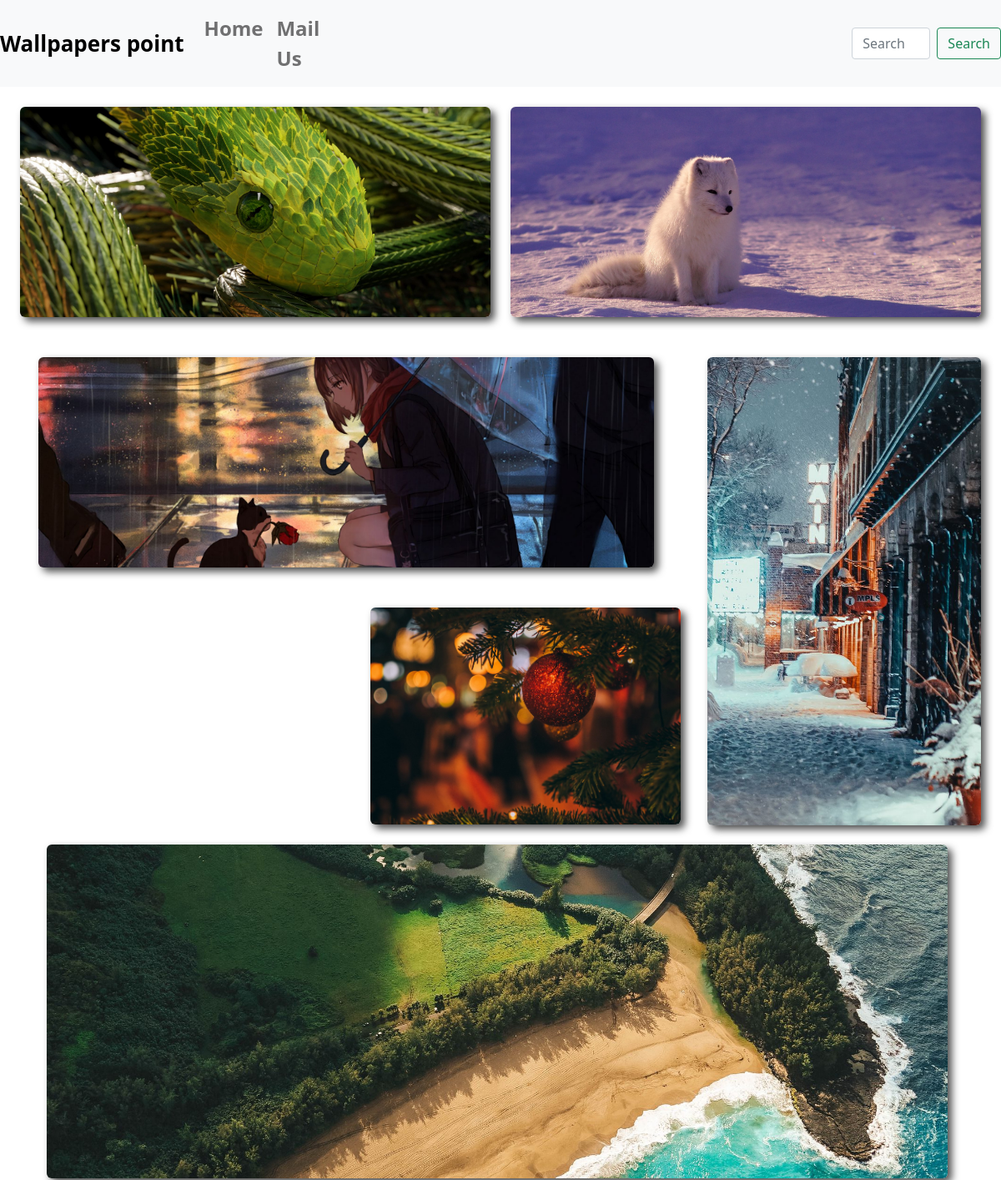
/home/ (upper part), run on an earlier commit of the app's database.
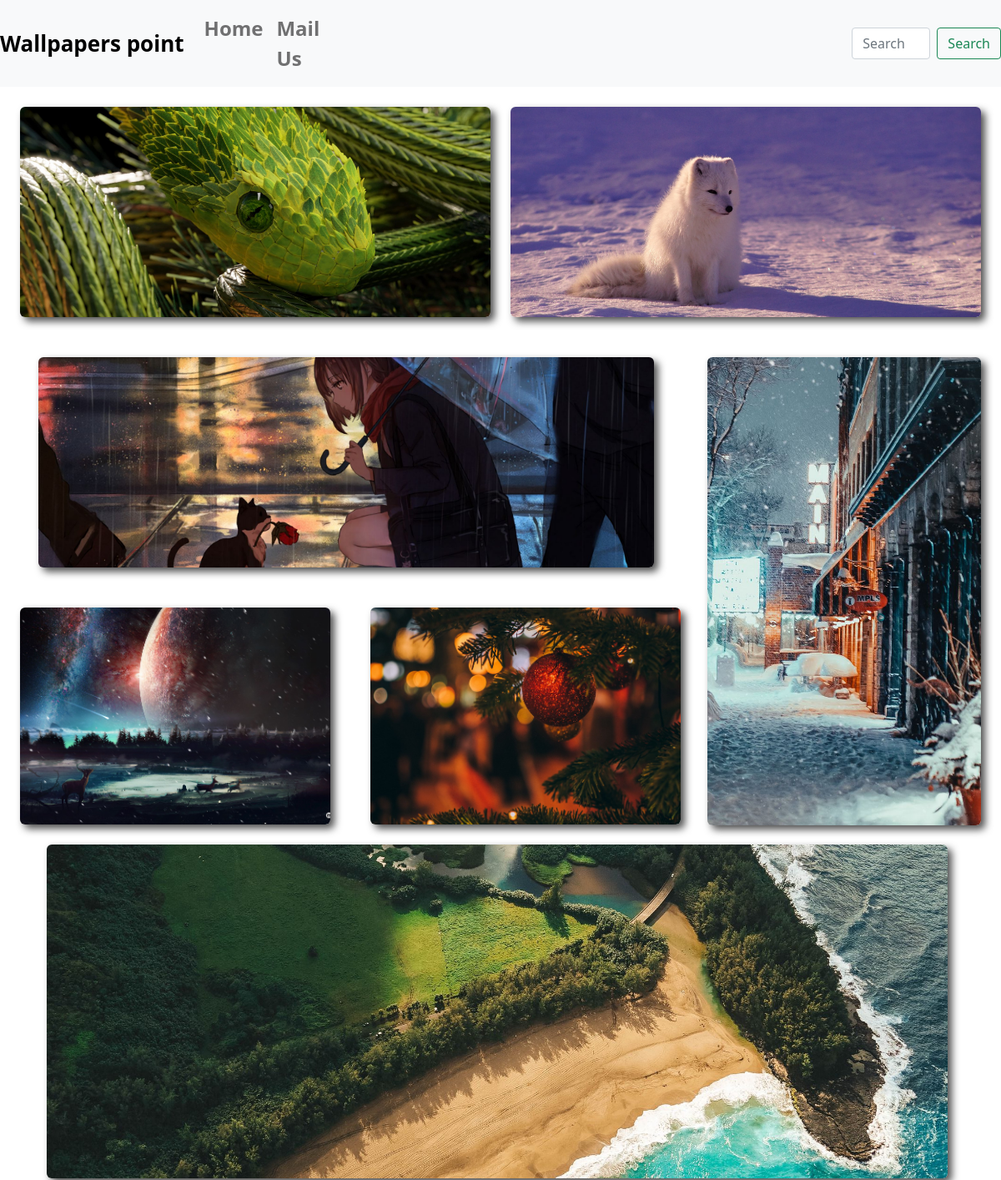
And on a later commit of the database.
### wallpapers/models.py (models this page shows, shortened)
class Wallpapers(models.Model):
    category = models.ForeignKey(
        Category, on_delete=models.SET_NULL, null=True, blank=True)
    title = models.CharField(max_length=100)
    image = models.ImageField(upload_to="wallpapers", null=True)
    date = models.DateField(auto_now=True)
    slug = models.SlugField(unique=True, db_index=True)
    author = models.CharField(max_length=40)
    tags = models.ManyToManyField(Tag)
    class Meta:
        verbose_name_plural = "Wallpapers"

### wallpapers/views.py (the view)
# urls.py: path("home/", views.HomePage.as_view(), name="home"),
class HomePage(View):
    def get(self, request):
        filteredanimal = Wallpapers.objects.filter(
            category__name__icontains="Animal").order_by("-date")[:1]
        filtered3D = Wallpapers.objects.filter(
            category__name__icontains="3D").order_by("-date")[:1]
        filteredanime = Wallpapers.objects.filter(
            category__name__icontains="Anime").order_by("-date")[:1]
        filteredcity = Wallpapers.objects.filter(
            category__name__icontains="City").order_by("-date")[:1]
        filteredfantasy = Wallpapers.objects.filter(
            category__name__icontains="Fantasy").order_by("-date")[:1]
        filteredholidays = Wallpapers.objects.filter(
            category__name__icontains="Holidays").order_by("-date")[:1]
        filteredcars = Wallpapers.objects.filter(
            category__name__icontains="Cars").order_by("-date")[:1]
        filterednature = Wallpapers.objects.filter(
            category__name__icontains="Nature").order_by("-date")[:1]
        filteredart = Wallpapers.objects.filter(
            category__name__icontains="Art").order_by("-date")[:1]
        filteredspace = Wallpapers.objects.filter(
            category__name__icontains="Space").order_by("-date")[:1]
        context = {
            "filteredanimal": filteredanimal,
            "filtered3D": filtered3D,
            "filteredanime": filteredanime,
            "filteredcity": filteredcity,
            "filteredcars": filteredcars,
            "filteredfantasy": filteredfantasy,
            "filteredholidays": filteredholidays,
            "filterednature": filterednature,
            "filteredcars": filteredcars,
            "filteredspace": filteredspace,
            "filteredart": filteredart
        }
        return render(request, "wallpapers/homepage.html", context)

### wallpapers/models.py (called while the page is built)
    def __str__(self):
        return self.name

### wallpapers/templates/wallpapers/homepage.html (shortened to what this page needs)
{% extends 'base.html' %}
{% load static %}
{% block content %}
    <section id="picture">
        <div class="p1">
            {% for n in filtered3D %}
                <a href="{% url 'wallCategories' %}?category={{n.category}}">
                    <img src="{{n.image.url}}" alt="{{n.title}}">
                </a>
            {%endfor%}
        </div>
        <div class="p2">
            {% for n in filteredanimal %}
                <a href="{% url 'wallCategories' %}?category={{n.category}}">
                    <img src="{{n.image.url}}" alt="{{n.title}}">
                </a>
            {%endfor%}
        </div>
    </section>
<section id="picture1">
    <div id="picture">
        <div class="p3">
            {% for n in filteredanime %}
                <a href="{% url 'wallCategories' %}?category={{n.category}}">
                    <img src="{{n.image.url}}" alt="{{n.title}}">
                </a>
            {%endfor%}
        </div>
        <div class="p4">
            {% for n in filteredcity %}
                <a href="{% url 'wallCategories' %}?category={{n.category}}">
                    <img src="{{n.image.url}}" alt="{{n.title}}">
                </a>
            {%endfor%}
        </div>
    </div>
    <div id="picture2">
        <div class="p5">
            {% for n in filteredfantasy %}
                <a href="{% url 'wallCategories' %}?category={{n.category}}">
                    <img src="{{n.image.url}}" alt="{{n.title}}">
                </a>
            {%endfor%}
        </div>
        <div class="p6">
            {% for n in filteredholidays %}
                <a href="{% url 'wallCategories' %}?category={{n.category}}">
                    <img src="{{n.image.url}}" alt="{{n.title}}">
                </a>
            {%endfor%}
        </div>
    </div>
</section>
<section id="picture3">
    <div class="p7">
        {% for n in filterednature %}
            <a href="{% url 'wallCategories' %}?category={{n.category}}">
                <img src="{{n.image.url}}" alt="{{n.title}}">
            </a>
        {%endfor%}
    </div>
</section>
{% endblock content %}

### templates/base.html (shortened to what this page needs)
{% load static %}
<!DOCTYPE html>
<html lang="en">
    <head>
        <link href="https://cdn.jsdelivr.net/npm/bootstrap@5.1.1/dist/css/bootstrap.min.css" rel="stylesheet">
        <link rel="stylesheet" href="{% static 'wallpapers/comment.css' %}">
        <link rel="stylesheet" href="{% static 'wallpapers/homepage.css' %}">
    </head>
    <body>
        {% include "wallpapers/includes/header.html" %}
        {% block content %}
        {% endblock content %}
    </body>
</html>

### wallpapers/templates/wallpapers/includes/header.html (shortened to what this page needs)
{% load static %}
<nav class="navbar navbar-expand-lg navbar-light bg-light">
    <a class="navbar-brand fw-bold " style="font-size:26px; color:black">Wallpapers point</a>
  <div class="collapse navbar-collapse" id="navbarSupportedContent">
    <ul class="navbar-nav mr-auto">
      <li class="nav-item active">
        <a class="nav-link fw-bold" style="font-size:24px" href="{% url 'home' %}">Home</a>
      </li>
      <li class="nav-item">
        <a class="nav-link fw-bold" style="font-size:24px" href="mailto:omkartikare55@gmail.com">Mail Us </a>
      </li>
    </ul>
    <form class="form-inline my-2 my-lg-0" style="margin-left:630px; display:flex;" method='get' action='/search'>
      <input class="form-control mr-sm-2" name="search" id="search" type="search" placeholder="Search" aria-label="Search">
      <button class="btn btn-outline-success my-2 my-sm-0" style="margin-left:8px" type="submit">Search</button>
    </form>
  </div>
</nav>

### wallpapers/static/wallpapers/homepage.css (style rules this page uses)
#picture { height: 300px; display: flex; }
#picture2 { max-width: 70%; width: 100%; display: flex; }
.p1 { border-radius: 10px; margin: 1.5rem; width: 50%; position: relative; }
.p2 { position: relative; margin: 1.5rem; margin-left: 0; width: 50%; }
.p3 { position: relative; padding: 0 1rem ; margin: 1.5rem; margin-left: 1.9rem; width: 70%; }
.p4 { position: relative; margin: 1.5rem; width: 30%; height:187%; }
.p5 { position: relative; margin: 1.5rem; width: 50%; height: 260px; }
.p6 { position: relative; margin: 1.5rem; width: 50%; height: 260px; }
.p7 { position: relative; max-width: 90%; width: 100%; height: 400px; margin-left: 3.5rem; }
.p1 img, .p2 img, .p3 img, .p4 img, .p5 img, .p6 img, .p7 img, .p8 img, .p9 img, .p10 img { object-fit: cover; width: 100%; height: 100%; border-radius: 6px; box-shadow: 5px 5px 10px rgba(0, 0, 0, 0.7); }

What changed in the data, as far as the page shows it:
added Wallpapers: image (picture)
